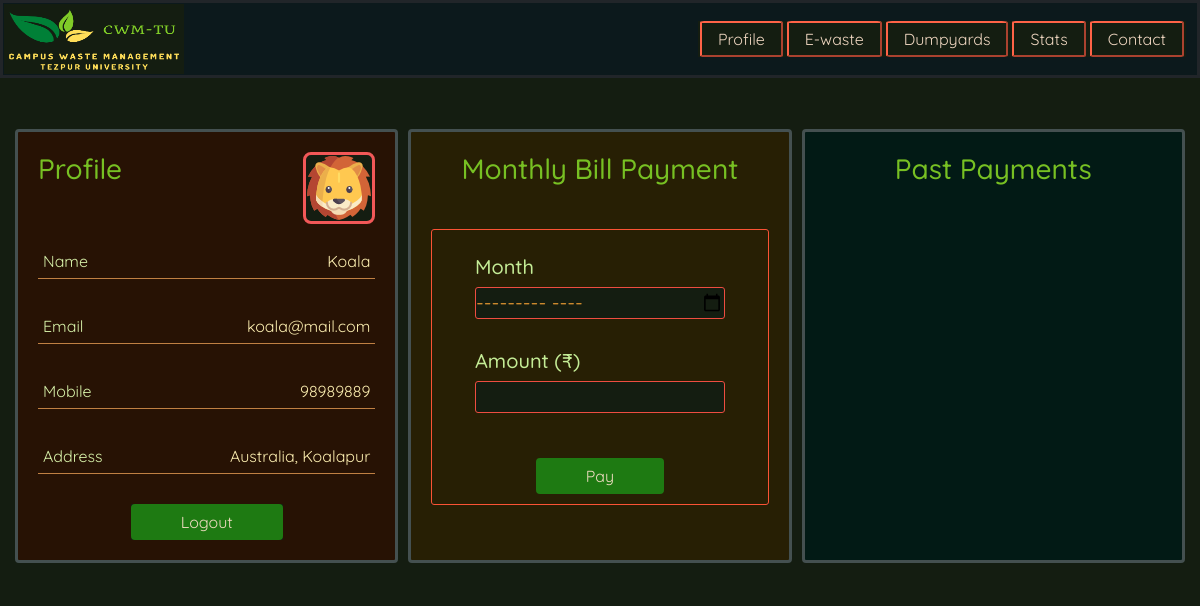
The app's page /logwaste/profile/ (signed in) with its own data.
### logwaste/models.py (models this page shows, shortened)
class MyUser(AbstractBaseUser):
    email = models.EmailField(
        verbose_name="email address", max_length=60, unique=True)
    full_name = models.CharField(verbose_name="name", max_length=40)
    mobile = models.CharField(max_length=10, verbose_name="mobile")
    address = models.CharField(max_length=100, verbose_name="address")
    date_joined = models.DateTimeField(
        verbose_name="date joined", auto_now_add=True)
    last_login = models.DateTimeField(verbose_name="last login", auto_now=True)
    is_admin = models.BooleanField(default=False)
    is_active = models.BooleanField(default=True)
    is_staff = models.BooleanField(default=True)
    is_superuser = models.BooleanField(default=False)
    USERNAME_FIELD = "email"
    REQUIRED_FIELDS = ['full_name', 'mobile', 'address']
    objects = MyUserManager()

### logwaste/views.py (the view)
# urls.py: path('profile/', views.profile),
def profile(request):
    if request.user.is_authenticated:
        ew = request.user
        return render(request, 'profile.html', {'ew': ew})
    else:
        return HttpResponseRedirect('/logwaste/logins/')

### templates/profile.html (shortened to what this page needs)
{% extends 'base.html' %}
{% load static %}
{% block style %}
<link rel="stylesheet" href="{% static 'css/profiles.css' %}">
{% endblock style %}
{% block rest %}
<div class="rest">
    <div class="left">
        <div class="up">
            <div class="pics">
                <h2>Profile</h2>
                {% if ew.full_name.0 < 'F' %} <img src="{% static 'images/fox.png' %}" class="img1">
                    {% elif ew.full_name.0 < 'L' %} <img src="{% static 'images/lion.png' %}" class="img1">
                        {% elif ew.full_name.0 < 'R' %} <img src="{% static 'images/penguin.png' %}" class="img1">
                            {% else %}
                            <img src="{% static 'images/owl.png' %}" class="img1">
                            {% endif %}
            </div>
            <div class="here">
                <div class="there">Name</div>
                <div class="fetch">{{ew.full_name}}</div>
            </div>
            <div class="here">
                <div class="there">Email</div>
                <div class="fetch">{{ew.email}}</div>
            </div>
            <div class="here">
                <div class="there">Mobile</div>
                <div class="fetch">{{ew.mobile}}</div>
            </div>
            <div class="here">
                <div class="there">Address</div>
                <div class="fetch">{{ew.address}}</div>
            </div>
        </div>
        <div class="down">
            <a href="{% url 'logout' %}"><button class="buttoned">Logout</button></a>
        </div>
    </div>
    <div class="left1">
        <h2 class="hh">Monthly Bill Payment</h2>
        <div class="oranges">
            <form action="">
                <div class="some">
                    <div class="it">
                        <h5>Month</h5>
                        <input type="month" id="month" name="month" class="bg"><br>
                    </div>
                    <div class="it">
                        <h5>Amount (₹)</h5>
                        <input type="text" id="amount" name="amount" class="bg"><br>
                    </div>
                    <div class="keep">
                        <input type="submit" value="Pay" class="buttoned">
                    </div>
                </div>
            </form>
        </div>
    </div>
    <div class="left2">
        <h2 class="hh1">Past Payments</h2>
    </div>
</div>
{% endblock rest %}

### static/css/profiles.css (style rules this page uses)
* { background-color: #141D11; box-sizing: border-box; margin: 0; padding: 0; }
.rest { display: flex; flex-direction: row; color: aliceblue; padding: 10px; margin-top: 3%; }
.left { display: flex; flex: 1; flex-direction: column; border-style:solid; border-width:3px; border-color: rgb(68, 80, 80); padding: 20px; margin: 5px; border-radius: 4px; background-color: rgb(39, 18, 4); }
.left1 { display: flex; flex: 1; flex-direction: column; border-style:solid; border-color: rgb(68, 80, 80); border-width:3px; padding: 20px; margin: 5px; border-radius: 4px; background-color: rgb(39, 31, 4); }
.left2 { display: flex; flex: 1; flex-direction: column; border-style:solid; border-color: rgb(68, 80, 80); border-width:3px; padding: 20px; margin: 5px; border-radius: 4px; background-color: rgb(2, 26, 21); }
.up { display: flex; flex-direction: column; background-color: rgb(39, 18, 4); }
.some { display: flex; flex-direction: column; margin-top:50px; padding: 10px; margin-top: 35px; border-width: 1px; border-style: solid; border-color: rgb(250, 83, 53); border-radius: 3px; background-color: rgb(39, 31, 4); }
.it { align-self: center; padding: 15px; background-color: rgb(39, 31, 4); }
.down { display: flex; flex-direction: row; justify-content:center; background-color: rgb(39, 18, 4); margin-top: 20px; }
.here { font-family: 'Quicksand', sans-serif; border-bottom-color: rgb(192, 128, 67); border-bottom-width: 1px; border-bottom-style:solid; display: flex; flex-direction: row; justify-content: space-between; margin-top: 20px; margin-bottom: 10px; padding: 5px; font-size: 16px; color: rgb(252, 238, 176); background-color: rgb(39, 18, 4); }
.pics { display: flex; flex-direction: row; justify-content: space-between; background-color: rgb(39, 18, 4); }
.there { font-family: 'Quicksand', sans-serif; color:rgb(215, 241, 169); background-color: rgb(39, 18, 4); }
.fetch { background-color: rgb(39, 18, 4); }
h2 { color:#77c023; font-size: 28px; font-family: 'Quicksand', sans-serif; background-color: rgb(39, 18, 4); }
.hh { color:#77c023; font-size: 28px; font-family: 'Quicksand', sans-serif; align-self: center; background-color: rgb(39, 31, 4); }
.hh1 { color:#77c023; font-size: 28px; font-family: 'Quicksand', sans-serif; align-self: center; background-color: rgb(2, 26, 21); }
h5 { align-self: center; font-family: 'Quicksand', sans-serif; color:#c4ec96; font-size: 20px; background-color: rgb(39, 31, 4); }
.oranges { background-color: rgb(39, 31, 4); }
.keep { display: flex; flex-direction: column; margin-top: 30px; background-color: rgb(39, 31, 4); }
.buttoned { font-family: 'Quicksand', sans-serif; color: rgba(253, 226, 204, 0.932); font-size: 16px; background-color: rgb(30, 122, 18); padding: 4px 48px; border-radius: 4px; border-style: solid; border-color: rgb(30, 122, 18); transition-duration: 0.3s; cursor: pointer; align-self: center; }
.img1 { border-color: #f25858; border-style: solid; border-width:3px; border-radius: 8px; padding: 1px; }
.bg { background-color: #141D11; color: rgb(235, 155, 50); font-size: 20px; border-style: solid; border-color: rgb(238, 77, 65); border-width: 1px; border-radius: 3px; font-family: 'Quicksand', sans-serif; width:250px; }

### records on screen
MyUser: full_name "Koala", email "koala@mail.com", mobile "98989889", address "Australia, Koalapur"
